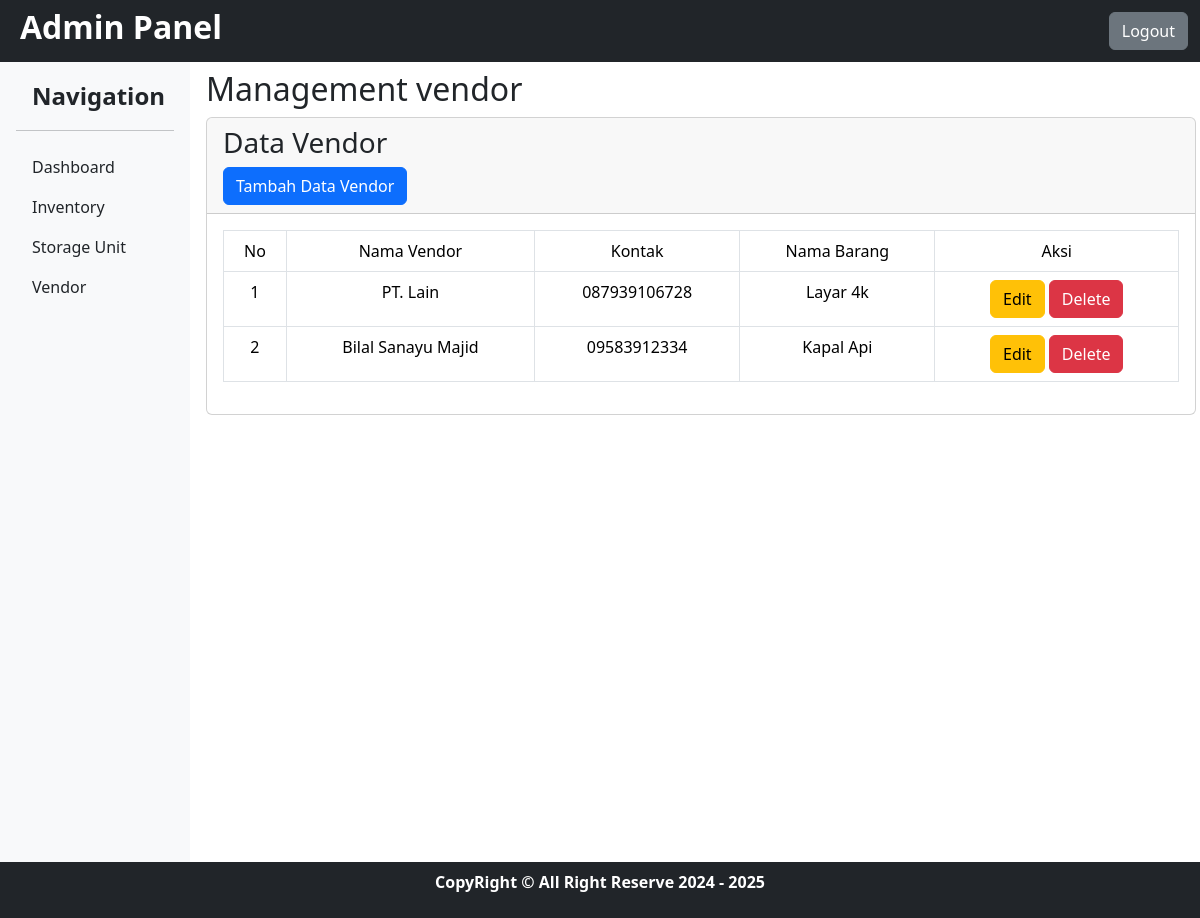
/views/vendor.php (signed in), run on the app's committed database.
### tables this page shows
CREATE TABLE `vendor` (
  `id` int(11) NOT NULL,
  `nama` varchar(255) NOT NULL,
  `kontak` varchar(255) NOT NULL,
  `nama_barang` varchar(255) NOT NULL
);

### views/vendor.php (the view, shortened to what this page needs)
<?php
include '../config/db.php';
$stmt = $conn->query('SELECT * FROM vendor');
$vendor = $stmt->fetchAll();
?>
<?php include '../partials/header.php' ?>
<div class="container-fluid">
    <div class="row">
        <div class="col-12 d-flex ps-0">
            <div class="col-2">
                <?php include '../partials/sidebar.php' ?>
            </div>
            <div class="col-10 mt-2 mx-2">
                <h2>Management vendor</h2>
                <div class="card">
                    <div class="card-header">
                        <h3>Data Vendor</h3>
                        <a href="add_vendor.php" class="btn btn-primary">Tambah Data Vendor</a>
                    </div>
                    <div class="card-body">
                        <table class="table table-bordered">
                            <thead>
                                <tr class="text-center">
                                    <td>No</td>
                                    <td>Nama Vendor</td>
                                    <td>Kontak</td>
                                    <td>Nama Barang</td>
                                    <td>Aksi</td>
                                </tr>
                            </thead>
                            <tbody>
                                <?php
                                $i = 1;
                                foreach($vendor as $vendor) :
                                ?>
                                <tr class="text-center">
                                    <td><?php echo $i++ ?></td>
                                    <td><?php echo $vendor['nama'] ?></td>
                                    <td><?php echo $vendor['kontak'] ?></td>
                                    <td><?php echo $vendor['nama_barang'] ?></td>
                                    <td>
                                        <a href="edit_vendo r.php?id=<?php echo $vendor['id'] ?>" class="btn btn-warning">Edit</a>
                                        <a href="?delete=<?php echo $vendor['id'] ?>" class="btn btn-danger" onclick="return confirm('Apakah Anda Yakin Untuk Menghapus?')">Delete</a>
                                    </td>
                                </tr>
                                <?php endforeach; ?>
                            </tbody>
                        </table>
                    </div>
                </div>
            </div>
        </div>
    </div>
</div>
<?php include '../partials/footer.php' ?>

### data on the page
vendor: nama "PT. Lain", kontak "087939106728", nama_barang "Layar 4k"
vendor: nama "Bilal Sanayu Majid", kontak "09583912334", nama_barang "Kapal Api"
